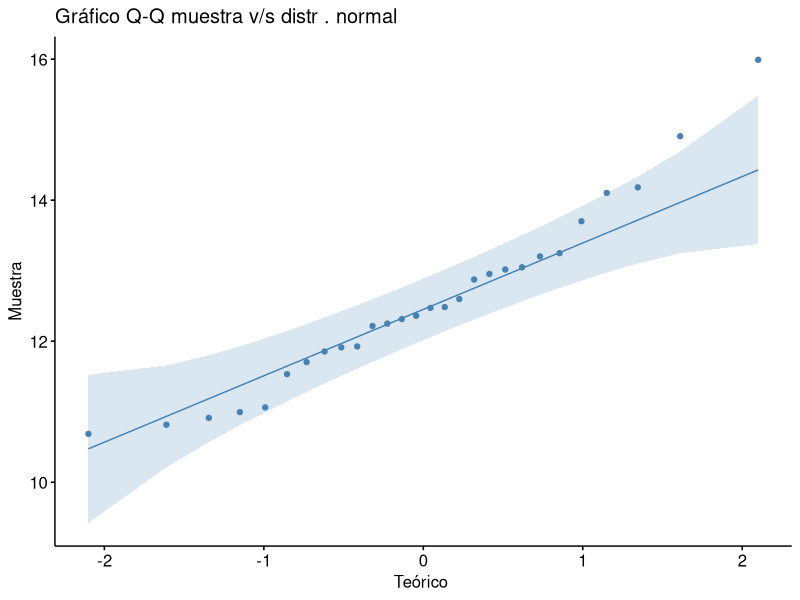

This figure's R source:
## ---- chunk 1
knitr::opts_chunk$set(echo = TRUE)
library(ggplot2)
library(ggpubr)
# Leer el csv EP01 Datos Casen 2017.csv y crear un data frame con las variables
datos <- read.csv("EP02 Datos.csv", header = TRUE, sep = ";", dec = ",")

## ---- chunk 2
#Se filtran los datos de los atletas de raza negra y se crea un data frame con estos datos
datos_raza_negra <- datos[datos$Raza == "Negra",]
datos_post_raza_n <- datos_raza_negra$Posterior
## ---- chunk 3
g <- ggqqplot(data = datos_raza_negra,
  x = "Posterior",
  color = " steelblue ",
  xlab = "Teórico ",
  ylab = " Muestra ",
  title = "Gráfico Q-Q muestra v/s distr . normal ")
plot(g)
normalidad <- shapiro.test ( datos_post_raza_n )
print(normalidad)

## ---- chunk 4
valor_nulo=12.4
alfa=0.01
prueba <- t.test(datos_post_raza_n,alternative = "greater",mu = valor_nulo ,conf.level =1 - alfa)
print(prueba)
## ---- chunk 5
#Se filtran los datos de los atletas de raza blanca y se crea un data frame con estos datos
datos_raza_blanca<- datos[datos$Raza == "Blanca",]
datos_prev_raza_b<- datos_raza_blanca$Previo
datos_post_raza_b<- datos_raza_blanca$Posterior

normalidad_2 <- shapiro.test ( datos_prev_raza_b )
print(normalidad_2)

normalidad_3 <- shapiro.test ( datos_post_raza_b )
print(normalidad_3)
## ---- chunk 6
prueba2 <- t.test( datos_post_raza_b-datos_prev_raza_b, mu = 3.5)
print(prueba2)
## ---- chunk 7
datos_raza_oriental<- datos[datos$Raza == "Oriental",]
datos_prev_raza_o<- datos_raza_oriental$Previo
## ---- chunk 8
normalidad_5 <- shapiro.test ( datos_prev_raza_o )
print(normalidad_5)
## ---- chunk 9
prueba3 <- t.test(datos_prev_raza_b, datos_prev_raza_o, mu = 3, alternative = "less", var.equal = TRUE)
print(prueba3)
